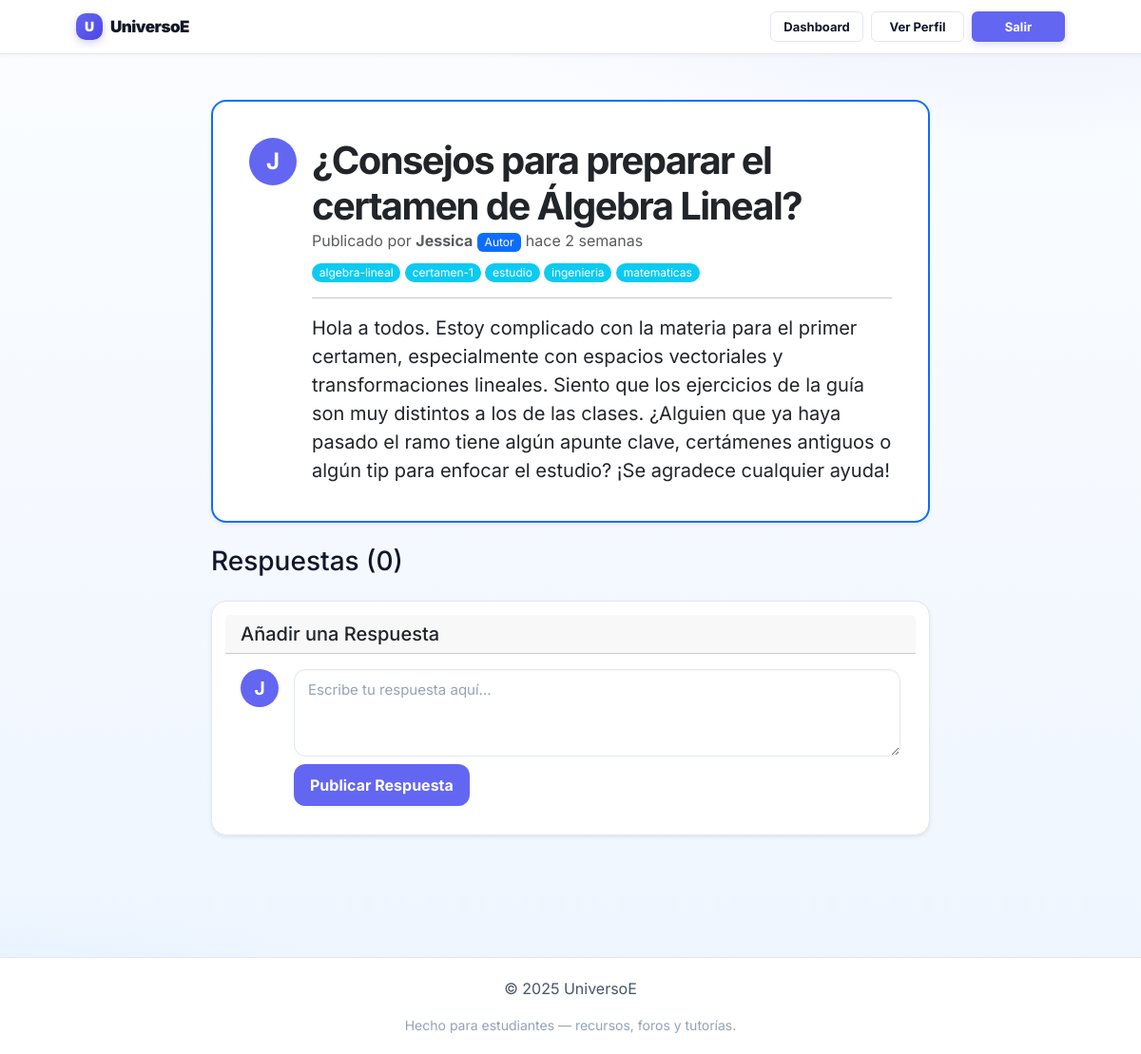
Page /forum/thread/consejos-para-preparar-el-certamen-de-algebra-lineal-1/ (signed in) on the committed database.
### core/models.py (models this page shows, shortened)
class ForumThread(models.Model):
    titulo = models.CharField(max_length=200); slug = models.SlugField(max_length=220, unique=True, blank=True)
    contenido = models.TextField(); autor = models.ForeignKey(User, on_delete=models.CASCADE, related_name="threads")
    tags = TaggableManager(blank=True); creado_en = models.DateTimeField(auto_now_add=True); actualizado_en = models.DateTimeField(auto_now=True)
    class Meta: ordering = ['-creado_en']

### core/views.py (the view, shortened to what this page needs)
# urls.py: path("forum/thread/<slug:slug>/", views.forum_thread_detail, name="forum_thread_detail"),
@login_required
def forum_thread_detail(request, slug):
    thread = get_object_or_404(ForumThread, slug=slug)
    replies = thread.replies.select_related('autor').order_by('creado_en')
    return render(request, 'forum/thread_detail.html', {'thread': thread, 'replies': replies})

### templates/forum/thread_detail.html (shortened to what this page needs)
{% extends 'base.html' %}
{% load static %}
{% block content %}
<div class="container my-5">
    <div class="row justify-content-center">
        <div class="col-lg-9">
            <div class="card shadow-sm mb-4 border-primary border-2">
                <div class="card-body p-4 d-flex">
                    <div class="flex-shrink-0 me-3">
                        <div style="width: 50px; height: 50px; background-color: #6366f1; color: white; border-radius: 50%; display: flex; align-items: center; justify-content: center; font-size: 1.5rem; font-weight: bold;">
                            {{ thread.autor.username|first|upper }}
                        </div>
                    </div>
                    <div class="flex-grow-1">
                        <h1 class="card-title fw-bold mb-1">{{ thread.titulo }}</h1>
                        <p class="card-subtitle mb-2 text-muted">
                            Publicado por <strong>{{ thread.autor.username }}</strong> <span class="badge bg-primary fw-normal">Autor</span>
                            hace {{ thread.creado_en|timesince }}
                        </p>
                        <div class="mb-3">
                            {% for tag in thread.tags.all %}
                                <span class="badge rounded-pill bg-info fw-normal">{{ tag.name }}</span>
                            {% endfor %}
                        </div>
                        <hr>
                        <div class="card-text fs-5">
                            {{ thread.contenido|linebreaksbr }}
                        </div>
                    </div>
                </div>
            </div>
            <h3 class="mb-3">Respuestas ({{ replies.count }})</h3>
            <div class="card shadow-sm mt-4">
                <div class="card-header">
                    <h5 class="mb-0">Añadir una Respuesta</h5>
                </div>
                <div class="card-body p-3 d-flex">
                    <div class="flex-shrink-0 me-3">
                        <div style="width: 40px; height: 40px; background-color: #6366f1; color: white; border-radius: 50%; display: flex; align-items: center; justify-content: center; font-size: 1.2rem; font-weight: bold;">
                            {{ request.user.username|first|upper }}
                        </div>
                    </div>
                    <div class="flex-grow-1">
                        <form method="post">
                            <textarea name="contenido" class="form-control" rows="4" placeholder="Escribe tu respuesta aquí..." required></textarea>
                            <button type="submit" class="btn btn-primary mt-2">Publicar Respuesta</button>
                        </form>
                    </div>
                </div>
            </div>
            </div>
    </div>
</div>
{% endblock %}

### static/styles.css (style rules this page uses)
:root { --bg-0: #fbfdff; --bg-1: #eef5ff; --surface: #ffffff; --ink: #0f172a; --muted: #64748b; --brand: #111827; --accent: #6366f1; --accent-700: #4f46e5; --accent-50: #eef2ff; --success: #10b981; --danger: #ef4444; --border: #e2e8f0; --radius-lg: 16px; --radius-md: 10px; --radius-sm: 6px; --shadow-sm: 0 2px 4px rgba(15,23,42,.04); --shadow-md: 0 8px 24px rgba(15,23,42,.08); --shadow-lg: 0 20px 50px rgba(15,23,42,.15); --content-max: 1080px; --gutter: 20px; }
*, *::before, *::after { box-sizing: border-box; }
html,body { height: 100%; }
body { margin: 0; color: var(--ink); background: radial-gradient(1000px 400px at 90% -10%, rgba(99,102,241,.12), transparent 70%), radial-gradient(800px 400px at 0% 110%, rgba(14,165,233,.10), transparent 70%), linear-gradient(180deg, var(--bg-0), var(--bg-1)); font-family: Inter, system-ui, -apple-system, Segoe UI, Roboto, Arial, sans-serif; line-height: 1.5; -webkit-font-smoothing: antialiased; -moz-osx-font-smoothing: grayscale; }
h1,h2,h3 { margin: 0 0 8px; line-height: 1.2; }
h1 { font-weight: 900; letter-spacing: -0.04em; }
p { margin: 0 0 16px; }
.btn { --btn-h: 44px; display: inline-flex; align-items: center; justify-content: center; height: var(--btn-h); padding: 0 16px; border-radius: 12px; border: 1px solid transparent; font-weight: 700; letter-spacing: 0; text-decoration: none; transition: all 0.2s ease; box-shadow: var(--shadow-sm); cursor: pointer; }
.btn-primary { background: var(--accent); color: #fff; }
.form-control { display: block; width: 100%; height: 44px; padding: 10px 14px; border-radius: 12px; border: 1px solid var(--border); background: #fff; color: var(--ink); box-shadow: inset 0 1px 2px rgba(0,0,0,.04); transition: border-color 0.2s ease, box-shadow 0.2s ease; font-size: 16px; }
.form-control::placeholder { color: #94a3b8; font-size: 15px; }
:root { --nav-item-h: 32px; --nav-pad-x: 12px; --nav-radius: 6px; }
.card { background: #fff; border: 1px solid var(--border); border-radius: 16px; box-shadow: var(--shadow-sm); padding: 14px; }
.form-control { display: block; width: 100%; height: 44px; padding: 10px 14px; border-radius: 12px; border: 1px solid var(--border); background: #fff; color: var(--ink); transition: border-color .2s ease, box-shadow .2s ease; }
textarea.form-control { min-height: 92px; resize: vertical; }

### rows in the picture
ForumThread: autor.username|first "J", titulo "¿Consejos para preparar el certamen de Álgebra Lineal?", autor.username "Jessica", creado_en "2 semanas", contenido "Hola a todos. Estoy complicado con la materia para el primer certamen, especialmente con espacios vectoriales y transformaciones lineales. Siento que los ejercicios de la guía son muy distintos a los de las clases. ¿Alguien que ya haya pasado el ramo tiene algún apunte clave, certámenes antiguos o algún tip para enfocar el estudio? ¡Se agradece cualquier ayuda!"
Tag: name "algebra-lineal"
Tag: name "certamen-1"
Tag: name "estudio"
Tag: name "ingenieria"
Tag: name "matematicas"

### other values in the picture
{{ replies.count }} "0"
{{ request.user.username|first|upper }} "J"
